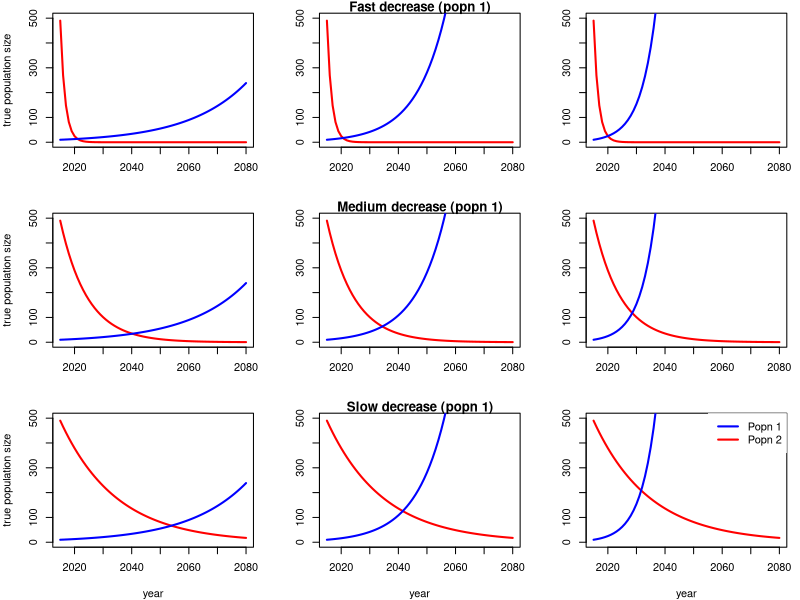
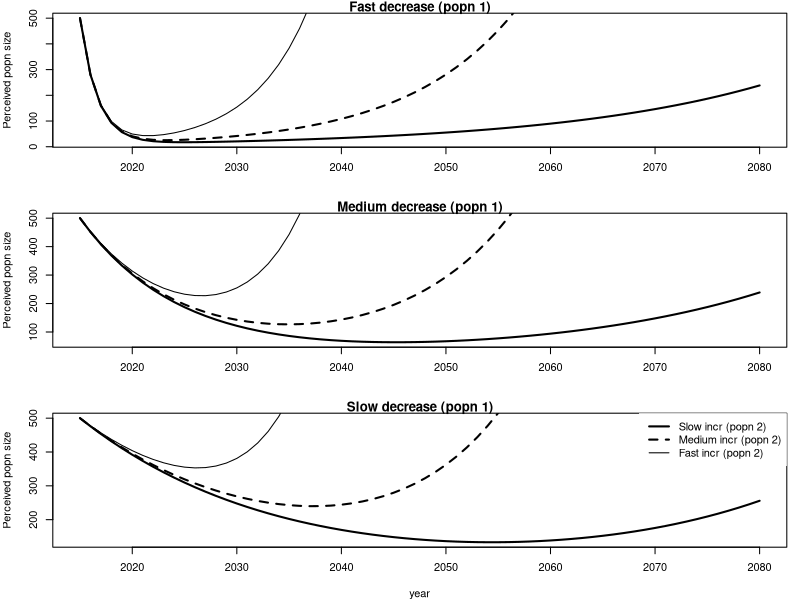
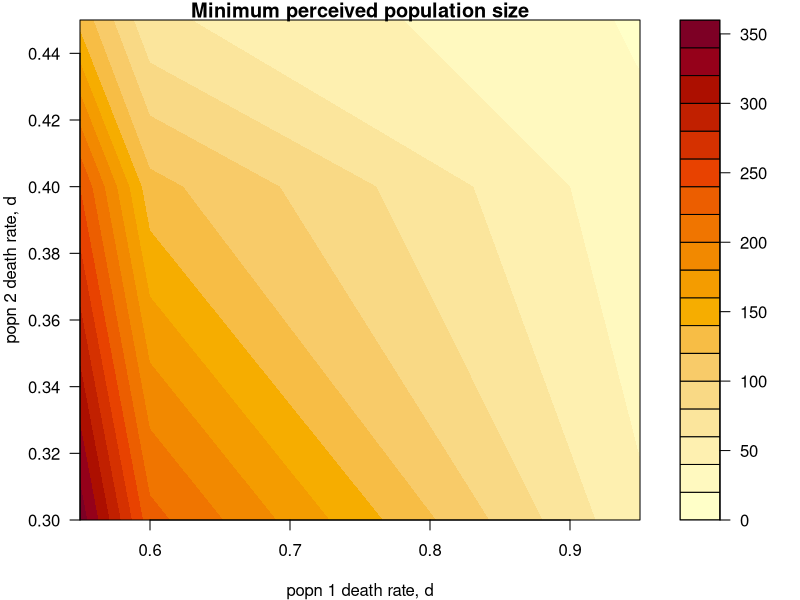

These charts were generated, in order, by the following R code:
# TOY EXAMPLE: TWO POPULATIONS ARE PERCEIVED AS ONE

# To run this file click "Source" in the upper left hand side
# Or enter: source('~/Desktop/BIOL-3295/Code/TwoCaribouHerdExample.R')
# insole the CONSOLE below or in base R, however you will need to know
# the correct path. Entering getwd() into the console may help you with
# determining the path.

# This is commented out. If you would like to improve the color palette
# you will need to Install the package "viridis". At the very end of this
# script there is a line you can uncomment to utilize the better color
# palette.

# Loads a color palette
# library(viridis)

# Remove all objects - always start with this
rm(list=ls())

# This function assumes geometric growth (i.e. no density dependence)
# The function will output a list of times and corresponding
# population sizes

# b: births per individual in a year
# d: prob of dying in a year
# Nstart: population size at time tstart
# tstart: the start time
# tend: the end time

GeoGrowth = function(Nstart,b,d,tstart,tend){
  Result = c(tstart,Nstart)
  N = Nstart
  for(t in seq(tstart+1,tend,1)){
    N = N + b*N - d*N # This is the core equation. It states
    # the future population size is the current population size, N,
    # + births - deaths. Then the new population size is used
    # iteratively to calculate the next year, and so forth.
    Result <- rbind(Result, data.frame(time=t, Popn.Size=N))
  } 
  return(Result)
}

# TYPE: Popn1 = GeoGrowth(490,0.5,0.95,2015,2080) INTO YOUR CONSOLE. YOU WILL
# HAVE TO HAVE RUN THE CODE FOR THE GeoGrowth FUNCTION FOR THIS TO WORK. NEXT
# TYPE Popn1 INTO THE CONSOLE. TYPE Popn1$time AND THEN Popn1$Popn.Size.

# Population 1 is the declining population. We will consider 3 scenarios
# for population 1: a) fast, b) medium, and c) slow decrease.
# The birth rate is set to 1/2 an offspring per individual per year
# and the death rate is varied to affect the rate of population decline
Popn1a = GeoGrowth(490,0.5,0.95,2015,2080)
Popn1b = GeoGrowth(490,0.5,0.6,2015,2080)
Popn1c = GeoGrowth(490,0.5,0.55,2015,2080)

# Population 2 is the increasing poulation. We will consider 3 scenarios
# a) fast, b) medium, and c) slow increase. Note the initial poulation size
# for population 2 is just 10. What is it for population 1?
Popn2a = GeoGrowth(10,0.5,0.45,2015, 2080)
Popn2b = GeoGrowth(10,0.5,0.4,2015, 2080)
Popn2c = GeoGrowth(10,0.5,0.3,2015, 2080)

#pdf("./Fig1.pdf")
# Here we make a set of figures visualizing the dynamics of the two populations
par(mfrow = c(3,3), mar = c(4,4,1,1))
plot(Popn1a$time, Popn1a$Popn.Size, xlab = "", ylab = 'true population size', typ = 'l', lwd=2,col = 'red',ylim=c(0,500))
lines(Popn2a$time, Popn2a$Popn.Size, lwd=2, col='blue')

plot(Popn1a$time, Popn1a$Popn.Size, xlab = "", ylab = "", typ = 'l', lwd=2,col = 'red',ylim=c(0,500), main = "Fast decrease (popn 1)")
lines(Popn2b$time, Popn2b$Popn.Size, lwd=2, col='blue')

plot(Popn1a$time, Popn1a$Popn.Size, xlab = "", ylab = "", typ = 'l', lwd=2,col = 'red',ylim=c(0,500))
lines(Popn2c$time, Popn2c$Popn.Size, lwd=2, col='blue')

plot(Popn1b$time, Popn1b$Popn.Size, xlab = "", ylab = 'true population size', typ = 'l', lwd=2,col = 'red',ylim=c(0,500))
lines(Popn2a$time, Popn2a$Popn.Size, lwd=2, col='blue')

plot(Popn1b$time, Popn1b$Popn.Size, xlab = "", ylab = "", typ = 'l', lwd=2,col = 'red',ylim=c(0,500), main = "Medium decrease (popn 1)")
lines(Popn2b$time, Popn2b$Popn.Size, lwd=2, col='blue')

plot(Popn1b$time, Popn1b$Popn.Size, xlab = "", ylab = "", typ = 'l', lwd=2,col = 'red',ylim=c(0,500))
lines(Popn2c$time, Popn2c$Popn.Size, lwd=2, col='blue')

plot(Popn1c$time, Popn1c$Popn.Size, xlab = "year", ylab = 'true population size', typ = 'l', lwd=2,col = 'red',ylim=c(0,500))
lines(Popn2a$time, Popn2a$Popn.Size, lwd=2, col='blue')

plot(Popn1c$time, Popn1c$Popn.Size, xlab = "year", ylab = "", typ = 'l', lwd=2,col = 'red',ylim=c(0,500), main = "Slow decrease (popn 1)")
lines(Popn2b$time, Popn2b$Popn.Size, lwd=2, col='blue')

plot(Popn1c$time, Popn1c$Popn.Size, xlab = "year", ylab = "", typ = 'l', lwd=2,col = 'red',ylim=c(0,500))
lines(Popn2c$time, Popn2c$Popn.Size, lwd=2, col='blue')
legend("topright", legend=c("Popn 1", "Popn 2"), col=c("Blue", "Red"), lwd=2, lty = 1, box.lwd = 0)
#dev.off()

# Plot the perceived population size which is the sum of the two populations
par(mfrow = c(3,1))
plot(Popn1a$time, Popn1a$Popn.Size+Popn2a$Popn.Size, lwd = 2, col = 'black', typ= "l", ylab = "Perceived popn size", xlab = "", main = "Fast decrease (popn 1)")
lines(Popn1a$time, Popn1a$Popn.Size+Popn2b$Popn.Size, lwd = 2, col = "black", lty = 2)
lines(Popn1a$time, Popn1a$Popn.Size+Popn2c$Popn.Size, lwd = 1, col = "black")

plot(Popn1b$time, Popn1b$Popn.Size+Popn2a$Popn.Size, lwd = 2, col = 'black', typ= "l", ylab = "Perceived popn size", xlab = "", main = "Medium decrease (popn 1)")
lines(Popn1b$time, Popn1b$Popn.Size+Popn2b$Popn.Size, lwd = 2, col = "black", lty = 2)
lines(Popn1b$time, Popn1b$Popn.Size+Popn2c$Popn.Size, lwd = 1, col = "black")

plot(Popn1c$time, Popn1c$Popn.Size+Popn2a$Popn.Size, lwd = 2, col = 'black', typ= "l", ylab = "Perceived popn size", xlab = "year", main = "Slow decrease (popn 1)")
lines(Popn1c$time, Popn1c$Popn.Size+Popn2b$Popn.Size, lwd = 2, col = "black", lty = 2)
lines(Popn1c$time, Popn1c$Popn.Size+Popn2c$Popn.Size, lwd = 1, col = "black")
legend("topright", legend=c("Slow incr (popn 2)", "Medium incr (popn 2)", "Fast incr (popn 2)"), col="black", lwd=c(2,2,1), lty = c(1,2,1), box.lwd = 0)

# Vector for the d values for the contour plot
# the filled.contour function only allows for increasing x- and y-values
# (i.e. d1vec and d2vec)
d1vec = c(.55, .6, .95)
d2vec = c(.3, .4, .45)
# pre-allocate the matrix of minimum values
minarray = matrix(0,3,3)

# calculate the minimum values
minarray[1,1] = min(Popn1c$Popn.Size+Popn2c$Popn.Size)
minarray[1,2] = min(Popn1c$Popn.Size+Popn2b$Popn.Size)
minarray[1,3] = min(Popn1c$Popn.Size+Popn2a$Popn.Size)
minarray[2,1] = min(Popn1b$Popn.Size+Popn2c$Popn.Size)
minarray[2,2] = min(Popn1b$Popn.Size+Popn2b$Popn.Size)
minarray[2,3] = min(Popn1b$Popn.Size+Popn2a$Popn.Size)
minarray[3,1] = min(Popn1a$Popn.Size+Popn2c$Popn.Size)
minarray[3,2] = min(Popn1a$Popn.Size+Popn2b$Popn.Size)
minarray[3,3] = min(Popn1a$Popn.Size+Popn2a$Popn.Size)

#plot the minimum values
par(mfrow = c(1,1))
filled.contour(d1vec, d2vec, minarray, xlab = "popn 1 death rate, d", ylab = "popn 2 death rate, d", main = "Minimum perceived population size")
#filled.contour(d1vec, d2vec, minarray, xlab = "popn 1 death rate, d", ylab = "popn 2 death rate, d",color.palette=viridis, main = "Minimum perceived population size")
